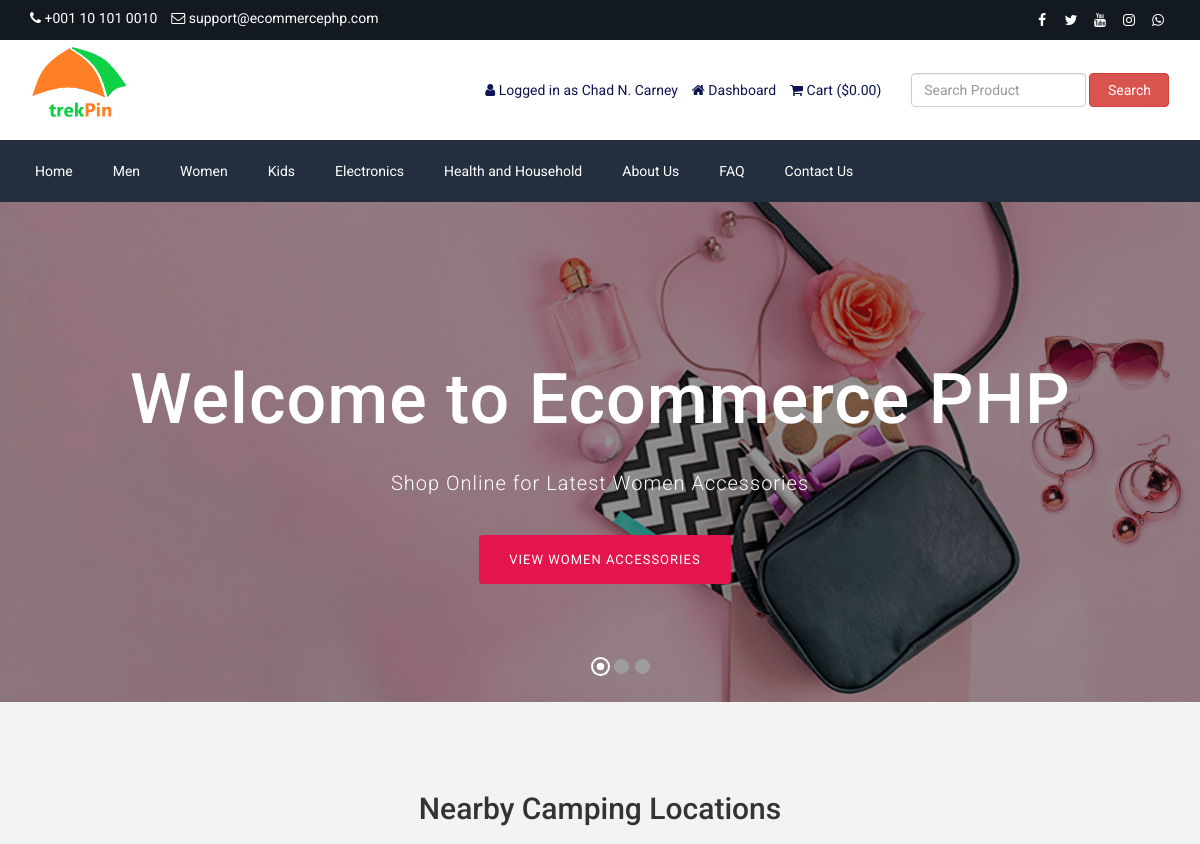
Before: / (signed in, upper part) with the older database file.
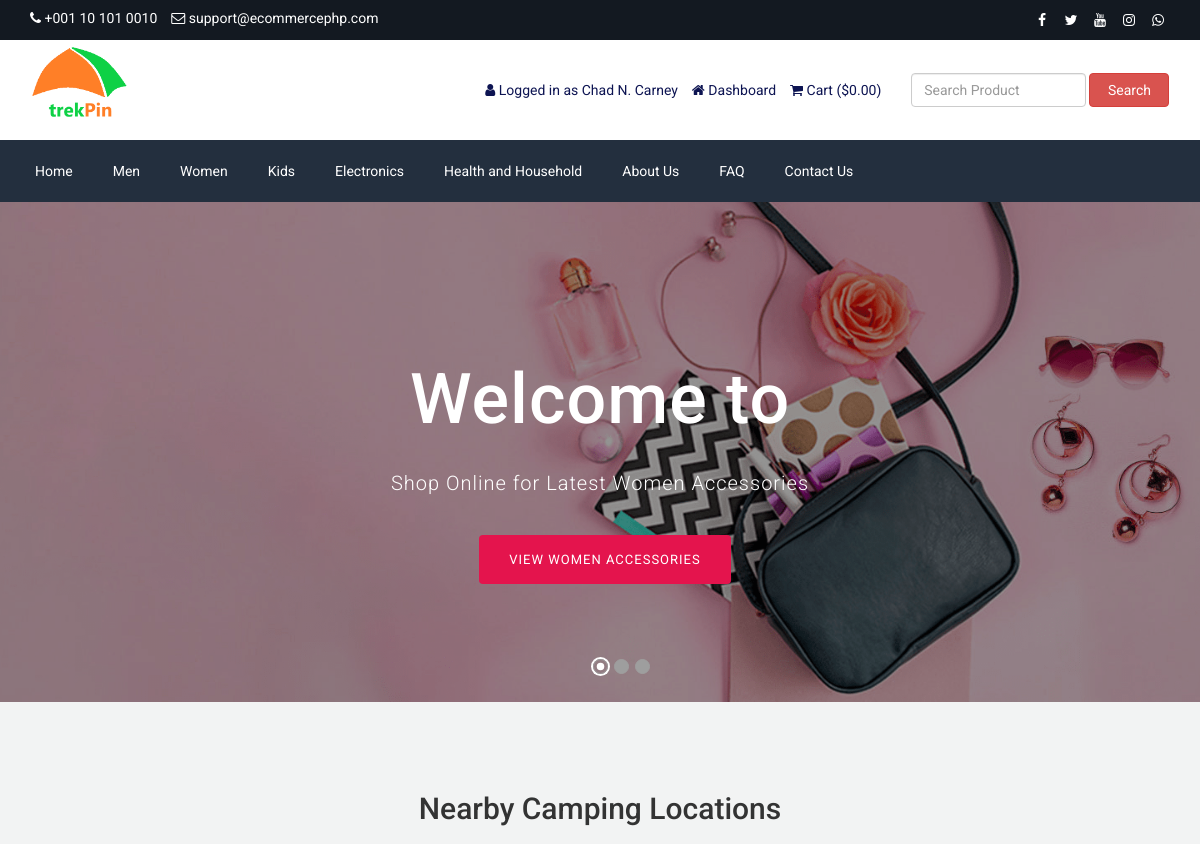
After: the same page with the newer database file.
### tables this page shows
CREATE TABLE `tbl_settings` (
  `id` int(11) NOT NULL,
  `logo` varchar(255) NOT NULL,
  `favicon` varchar(255) NOT NULL,
  `footer_about` text NOT NULL,
  `footer_copyright` text NOT NULL,
  `contact_address` text NOT NULL,
  `contact_email` varchar(255) NOT NULL,
  `contact_phone` varchar(255) NOT NULL,
  `contact_fax` varchar(255) NOT NULL,
  `contact_map_iframe` text NOT NULL,
  `receive_email` varchar(255) NOT NULL,
  `receive_email_subject` varchar(255) NOT NULL,
  `receive_email_thank_you_message` text NOT NULL,
  `forget_password_message` text NOT NULL,
  `total_recent_post_footer` int(10) NOT NULL,
  `total_popular_post_footer` int(10) NOT NULL,
  `total_recent_post_sidebar` int(11) NOT NULL,
  `total_popular_post_sidebar` int(11) NOT NULL,
  `total_featured_product_home` int(11) NOT NULL,
  `total_latest_product_home` int(11) NOT NULL,
  `total_popular_product_home` int(11) NOT NULL,
  `meta_title_home` text NOT NULL,
  `meta_keyword_home` text NOT NULL,
  `meta_description_home` text NOT NULL,
  `banner_login` varchar(255) NOT NULL,
  `banner_registration` varchar(255) NOT NULL,
  `banner_forget_password` varchar(255) NOT NULL,
  `banner_reset_password` varchar(255) NOT NULL,
  `banner_search` varchar(255) NOT NULL,
  `banner_cart` varchar(255) NOT NULL,
  `banner_checkout` varchar(255) NOT NULL,
  `banner_product_category` varchar(255) NOT NULL,
  `banner_blog` varchar(255) NOT NULL,
  `cta_title` varchar(255) NOT NULL,
  `cta_content` text NOT NULL,
  `cta_read_more_text` varchar(255) NOT NULL,
  `cta_read_more_url` varchar(255) NOT NULL,
  `cta_photo` varchar(255) NOT NULL,
  `featured_product_title` varchar(255) NOT NULL,
  `featured_product_subtitle` varchar(255) NOT NULL,
  `latest_product_title` varchar(255) NOT NULL,
  `latest_product_subtitle` varchar(255) NOT NULL,
  `popular_product_title` varchar(255) NOT NULL,
  `popular_product_subtitle` varchar(255) NOT NULL,
  `testimonial_title` varchar(255) NOT NULL,
  `testimonial_subtitle` varchar(255) NOT NULL,
  `testimonial_photo` varchar(255) NOT NULL,
  `blog_title` varchar(255) NOT NULL,
  `blog_subtitle` varchar(255) NOT NULL,
  `newsletter_text` text NOT NULL,
  `paypal_email` varchar(255) NOT NULL,
  `stripe_public_key` varchar(255) NOT NULL,
  `stripe_secret_key` varchar(255) NOT NULL,
  `bank_detail` text NOT NULL,
  `before_head` text NOT NULL,
  `after_body` text NOT NULL,
  `before_body` text NOT NULL,
  `home_service_on_off` int(11) NOT NULL,
  `home_welcome_on_off` int(11) NOT NULL,
  `home_featured_product_on_off` int(11) NOT NULL,
  `home_latest_product_on_off` int(11) NOT NULL,
  `home_popular_product_on_off` int(11) NOT NULL,
  `home_testimonial_on_off` int(11) NOT NULL,
  `home_blog_on_off` int(11) NOT NULL,
  `newsletter_on_off` int(11) NOT NULL,
  `ads_above_welcome_on_off` int(1) NOT NULL,
  `ads_above_featured_product_on_off` int(1) NOT NULL,
  `ads_above_latest_product_on_off` int(1) NOT NULL,
  `ads_above_popular_product_on_off` int(1) NOT NULL,
  `ads_above_testimonial_on_off` int(1) NOT NULL,
  `ads_category_sidebar_on_off` int(1) NOT NULL
);

CREATE TABLE `tbl_social` (
  `social_id` int(11) NOT NULL,
  `social_name` varchar(30) NOT NULL,
  `social_url` varchar(255) NOT NULL,
  `social_icon` varchar(30) NOT NULL
);

CREATE TABLE `tbl_top_category` (
  `tcat_id` int(11) NOT NULL,
  `tcat_name` varchar(255) NOT NULL,
  `show_on_menu` int(1) NOT NULL
);

CREATE TABLE `tbl_page` (
  `id` int(11) NOT NULL,
  `about_title` varchar(255) NOT NULL,
  `about_content` text NOT NULL,
  `about_banner` varchar(255) NOT NULL,
  `about_meta_title` varchar(255) NOT NULL,
  `about_meta_keyword` text NOT NULL,
  `about_meta_description` text NOT NULL,
  `faq_title` varchar(255) NOT NULL,
  `faq_banner` varchar(255) NOT NULL,
  `faq_meta_title` varchar(255) NOT NULL,
  `faq_meta_keyword` text NOT NULL,
  `faq_meta_description` text NOT NULL,
  `blog_title` varchar(255) NOT NULL,
  `blog_banner` varchar(255) NOT NULL,
  `blog_meta_title` varchar(255) NOT NULL,
  `blog_meta_keyword` text NOT NULL,
  `blog_meta_description` text NOT NULL,
  `contact_title` varchar(255) NOT NULL,
  `contact_banner` varchar(255) NOT NULL,
  `contact_meta_title` varchar(255) NOT NULL,
  `contact_meta_keyword` text NOT NULL,
  `contact_meta_description` text NOT NULL,
  `pgallery_title` varchar(255) NOT NULL,
  `pgallery_banner` varchar(255) NOT NULL,
  `pgallery_meta_title` varchar(255) NOT NULL,
  `pgallery_meta_keyword` text NOT NULL,
  `pgallery_meta_description` text NOT NULL,
  `vgallery_title` varchar(255) NOT NULL,
  `vgallery_banner` varchar(255) NOT NULL,
  `vgallery_meta_title` varchar(255) NOT NULL,
  `vgallery_meta_keyword` text NOT NULL,
  `vgallery_meta_description` text NOT NULL
);

CREATE TABLE `tbl_slider` (
  `id` int(11) NOT NULL,
  `photo` varchar(255) NOT NULL,
  `heading` varchar(255) NOT NULL,
  `content` text NOT NULL,
  `button_text` varchar(255) NOT NULL,
  `button_url` varchar(255) NOT NULL,
  `position` varchar(255) NOT NULL
);

### index.php (the view, shortened to what this page needs)
<?php require_once('header.php'); ?>
<?php
$statement = $pdo->prepare("SELECT * FROM tbl_settings WHERE id=1");
$statement->execute();
$result = $statement->fetchAll(PDO::FETCH_ASSOC);
foreach ($result as $row)
{
    $home_service_on_off = $row['home_service_on_off'];
}
?>
<div id="bootstrap-touch-slider" class="carousel bs-slider fade control-round indicators-line" data-ride="carousel" data-pause="hover" data-interval="false" >
    <ol class="carousel-indicators">
        <?php
        $i=0;
        $statement = $pdo->prepare("SELECT * FROM tbl_slider");
        $statement->execute();
        $result = $statement->fetchAll(PDO::FETCH_ASSOC);
        foreach ($result as $row) {
            ?>
            <li data-target="#bootstrap-touch-slider" data-slide-to="<?php echo $i; ?>" <?php if($i==0) {echo 'class="active"';} ?>></li>
            <?php
            $i++;
        }
        ?>
    </ol>
    <div class="carousel-inner" role="listbox">
        <?php
        $i=0;
        $statement = $pdo->prepare("SELECT * FROM tbl_slider");
        $statement->execute();
        $result = $statement->fetchAll(PDO::FETCH_ASSOC);
        foreach ($result as $row) {
            ?>
            <div class="item <?php if($i==0) {echo 'active';} ?>" style="background-image:url(assets/uploads/<?php echo $row['photo']; ?>);">
                <div class="bs-slider-overlay"></div>
                <div class="container">
                    <div class="row">
                        <div class="slide-text <?php if($row['position'] == 'Left') {echo 'slide_style_left';} elseif($row['position'] == 'Center') {echo 'slide_style_center';} elseif($row['position'] == 'Right') {echo 'slide_style_right';} ?>">
                            <h1 data-animation="animated <?php if($row['position'] == 'Left') {echo 'zoomInLeft';} elseif($row['position'] == 'Center') {echo 'flipInX';} elseif($row['position'] == 'Right') {echo 'zoomInRight';} ?>"><?php echo $row['heading']; ?></h1>
                            <p data-animation="animated <?php if($row['position'] == 'Left') {echo 'fadeInLeft';} elseif($row['position'] == 'Center') {echo 'fadeInDown';} elseif($row['position'] == 'Right') {echo 'fadeInRight';} ?>"><?php echo nl2br($row['content']); ?></p>
                            <a href="<?php echo $row['button_url']; ?>" target="_blank"  class="btn btn-primary" data-animation="animated <?php if($row['position'] == 'Left') {echo 'fadeInLeft';} elseif($row['position'] == 'Center') {echo 'fadeInDown';} elseif($row['position'] == 'Right') {echo 'fadeInRight';} ?>"><?php echo $row['button_text']; ?></a>
                        </div>
                    </div>
                </div>
            </div>
            <?php
            $i++;
        }
        ?>
    </div>
</div>
<?php if ($home_service_on_off == 1): ?>
<div class="service bg-gray">
    <div class="container">
    <h2 style="margin-bottom: 20px; text-align: center;">Nearby Camping Locations</h2>
    </div>
</div>
<?php endif; ?>
<?php require_once('footer.php'); ?>

### header.php (shortened to what this page needs)
<?php
include("admin/inc/config.php");
$statement = $pdo->prepare("SELECT * FROM tbl_settings WHERE id=1");
$statement->execute();
$result = $statement->fetchAll(PDO::FETCH_ASSOC);
foreach ($result as $row)
{
	$logo = $row['logo'];
	$contact_email = $row['contact_email'];
	$contact_phone = $row['contact_phone'];
}
?>
<!DOCTYPE html>
<html lang="en">
<head>
	<link rel="stylesheet" href="assets/css/bootstrap.min.css">
	<link rel="stylesheet" href="assets/css/font-awesome.min.css">
	<link rel="stylesheet" href="assets/css/owl.carousel.min.css">
	<link rel="stylesheet" href="assets/css/owl.theme.default.min.css">
	<link rel="stylesheet" href="assets/css/jquery.bxslider.min.css">
    <link rel="stylesheet" href="assets/css/magnific-popup.css">
    <link rel="stylesheet" href="assets/css/rating.css">
	<link rel="stylesheet" href="assets/css/spacing.css">
	<link rel="stylesheet" href="assets/css/bootstrap-touch-slider.css">
	<link rel="stylesheet" href="assets/css/animate.min.css">
	<link rel="stylesheet" href="assets/css/tree-menu.css">
	<link rel="stylesheet" href="assets/css/select2.min.css">
	<link rel="stylesheet" href="assets/css/main.css">
	<link rel="stylesheet" href="assets/css/responsive.css">
	<?php
	$statement = $pdo->prepare("SELECT * FROM tbl_page WHERE id=1");
	$statement->execute();
	$result = $statement->fetchAll(PDO::FETCH_ASSOC);
		?>
</head>
<body>
<div class="top">
	<div class="container">
		<div class="row">
			<div class="col-md-6 col-sm-6 col-xs-12">
				<div class="left">
					<ul>
						<li><i class="fa fa-phone"></i> <?php echo $contact_phone; ?></li>
						<li><i class="fa fa-envelope-o"></i> <?php echo $contact_email; ?></li>
					</ul>
				</div>
			</div>
			<div class="col-md-6 col-sm-6 col-xs-12">
				<div class="right">
					<ul>
						<?php
						$statement = $pdo->prepare("SELECT * FROM tbl_social");
						$statement->execute();
						$result = $statement->fetchAll(PDO::FETCH_ASSOC);
						foreach ($result as $row) {
							?>
							<?php if($row['social_url'] != ''): ?>
							<li><a href="<?php echo $row['social_url']; ?>"><i class="<?php echo $row['social_icon']; ?>"></i></a></li>
							<?php endif; ?>
							<?php
						}
						?>
					</ul>
				</div>
			</div>
		</div>
	</div>
</div>
<div class="header">
	<div class="container">
		<div class="row inner">
			<div class="col-md-4 logo">
				<a href="index.php"><img src="assets/uploads/<?php echo $logo; ?>" alt="logo image"></a>
			</div>
			<div class="col-md-5 right">
				<ul>
					<?php
					if(isset($_SESSION['customer'])) {
						?>
						<li><i class="fa fa-user"></i> <?php echo LANG_VALUE_13; ?> <?php echo $_SESSION['customer']['cust_name']; ?></li>
						<li><a href="dashboard.php"><i class="fa fa-home"></i> <?php echo LANG_VALUE_89; ?></a></li>
						<?php
					} else {
						?>
						<li><a href="login.php"><i class="fa fa-sign-in"></i> <?php echo LANG_VALUE_9; ?></a></li>
						<li><a href="registration.php"><i class="fa fa-user-plus"></i> <?php echo LANG_VALUE_15; ?></a></li>
						<?php
					}
					?>
					<li><a href="cart.php"><i class="fa fa-shopping-cart"></i> <?php echo LANG_VALUE_18; ?> (<?php echo LANG_VALUE_1; ?><?php
					if(isset($_SESSION['cart_p_id'])) {
						$table_total_price = 0;
						$i=0;
	                    foreach($_SESSION['cart_p_qty'] as $key => $value)
	                    {
	                        $i++;
	                        $arr_cart_p_qty[$i] = $value;
	                    }                    $i=0;
	                    foreach($_SESSION['cart_p_current_price'] as $key => $value)
	                    {
	                        $i++;
	                        $arr_cart_p_current_price[$i] = $value;
	                    }
	                    for($i=1;$i<=count($arr_cart_p_qty);$i++) {
	                    	$row_total_price = $arr_cart_p_current_price[$i]*$arr_cart_p_qty[$i];
	                        $table_total_price = $table_total_price + $row_total_price;
	                    }
						echo $table_total_price;
					} else {
						echo '0.00';
					}
					?>)</a></li>
				</ul>
			</div>
			<div class="col-md-3 search-area">
				<form class="navbar-form navbar-left" role="search" action="search-result.php" method="get">
					<div class="form-group">
						<input type="text" class="form-control search-top" placeholder="<?php echo LANG_VALUE_2; ?>" name="search_text">
					</div>
					<button type="submit" class="btn btn-danger"><?php echo LANG_VALUE_3; ?></button>
				</form>
			</div>
		</div>
	</div>
</div>
<div class="nav">
	<div class="container">
		<div class="row">
			<div class="col-md-12 pl_0 pr_0">
				<div class="menu-container">
					<div class="menu">
						<ul>
							<li><a href="index.php">Home</a></li>
							<?php
							$statement = $pdo->prepare("SELECT * FROM tbl_top_category WHERE show_on_menu=1");
							$statement->execute();
							$result = $statement->fetchAll(PDO::FETCH_ASSOC);
							foreach ($result as $row) {
								?>
								<li><a href="product-category.php?id=<?php echo $row['tcat_id']; ?>&type=top-category"><?php echo $row['tcat_name']; ?></a>
								</li>
								<?php
							}
							?>
							<?php
							$statement = $pdo->prepare("SELECT * FROM tbl_page WHERE id=1");
							$statement->execute();
							$result = $statement->fetchAll(PDO::FETCH_ASSOC);
							foreach ($result as $row) {
								$about_title = $row['about_title'];
								$faq_title = $row['faq_title'];
								$contact_title = $row['contact_title'];
							}
							?>
							<li><a href="about.php"><?php echo $about_title; ?></a></li>
							<li><a href="faq.php"><?php echo $faq_title; ?></a></li>
							<li><a href="contact.php"><?php echo $contact_title; ?></a></li>
						</ul>
					</div>
				</div>
			</div>
		</div>
	</div>
</div>

### footer.php (shortened to what this page needs)
</body>
</html>

### assets/css/main.css (style rules this page uses)
* { margin: 0; padding: 0; }
body { font-family: "Roboto", sans-serif; font-size: 14px; }
h1, h2, h3, h4, h5, h6 { font-family: "Roboto", sans-serif; }
a { text-decoration: none; }
.bg-gray { background: #f2f3f3 !important; }
.top { width: 100%; height: 40px; background: #131921; }
.top .left { float: left; }
.top .left ul { padding-top: 8px; }
.top .left ul li { list-style-type: none; float: left; margin-right: 14px; color: white; }
.top .left ul li i { color: white; }
.top .right { float: right; }
.top .right ul { padding-top: 8px; }
.top .right ul li { list-style-type: none; float: left; margin-left: 5px; }
.top .right ul li a { color: white; width: 24px; height: 24px; line-height: 24px; text-align: center; border-radius: 50%; display: block; transition: all 0.4s ease; }
.header { width: 100%; height: auto; background: #fff; }
.header .inner { height: auto; display: table; }
.header .logo { float: none; display: table-cell; vertical-align: middle; }
.header .logo img { max-width: 100%; height: 100px; }
.header .navbar-form .form-control { width: 300px; }
.header .search-area { float: none; display: table-cell; vertical-align: middle; }
.header .search-area .form-group { width: calc(100% - 84px); }
.header .search-area button { width: 80px; }
.header .search-area form { width: 100%; }
.header .right { float: none; display: table-cell; vertical-align: middle; padding-right: 0; }
.header .right ul { float: right; margin-bottom: 0; }
.header .right ul li { list-style-type: none; float: left; margin-left: 14px; color: #0d1452; }
.header .right ul li a { color: #0d1452; }
.header .navbar-form .search-top { width: 100%; }
.nav { background: #232f3e; }
.menu-container { width: 100%; margin: 0 auto; background: #232f3e; }
.menu-dropdown-icon:before { content: "\f067"; font-family: "FontAwesome"; display: none; cursor: pointer; float: right; padding: 1.5em 2em; background: #fff; color: #333; }
.menu > ul { margin: 0 auto; width: 100%; list-style: none; padding: 0; position: relative; box-sizing: border-box; }
.menu > ul:before, .menu > ul:after { content: ""; display: table; }
.menu > ul:after { clear: both; }
.menu > ul > li { float: left; padding: 0; margin: 0; }
.menu > ul > li a { text-decoration: none; padding: 1.5em 20px; display: block; color: #fff; }
.service { width: 100%; height: auto; overflow: hidden; padding: 70px 0; }
.bs-slider .item { background-repeat: no-repeat; background-position: top center; background-size: cover; height: 500px; }

### assets/css/responsive.css (style rules this page uses)
@media only screen and (min-width: 992px) { .header .inner { width: 100%; } }
@media only screen and (min-width: 992px) { .header .search-area { padding-right: 0; } }
@media only screen and (min-width: 992px) { .header .search-area form { padding-right: 0; } }
@media only screen and (min-width: 992px) { .header .container { padding-right: 0; } }

Changed rows visible on the page:
changed tbl_slider "Shop Online for Latest Women Accessories": heading "Welcome to Ecommerce PHP" → "Welcome to"
